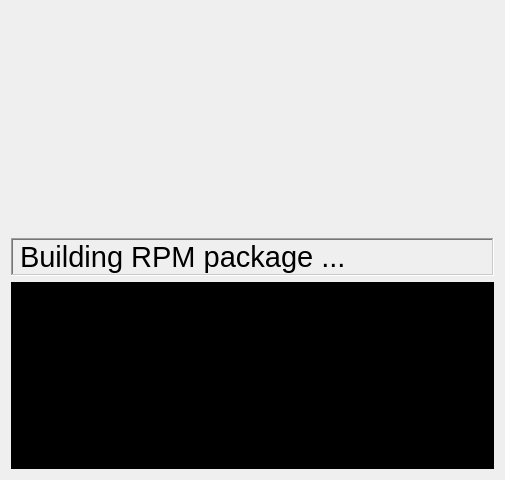
<?xml version="1.0" encoding="UTF-8"?>
<ui version="4.0">
 <class>Dialog</class>
 <widget class="QDialog" name="Dialog">
  <property name="geometry">
   <rect>
    <x>0</x>
    <y>0</y>
    <width>505</width>
    <height>480</height>
   </rect>
  </property>
  <property name="minimumSize">
   <size>
    <width>505</width>
    <height>480</height>
   </size>
  </property>
  <property name="maximumSize">
   <size>
    <width>505</width>
    <height>600</height>
   </size>
  </property>
  <property name="windowTitle">
   <string>Dialog</string>
  </property>
  <layout class="QGridLayout" name="gridLayout">
   <item row="1" column="0" colspan="2">
    <widget class="QLabel" name="label_2">
     <property name="font">
      <font>
       <pointsize>22</pointsize>
      </font>
     </property>
     <property name="frameShape">
      <enum>QFrame::WinPanel</enum>
     </property>
     <property name="frameShadow">
      <enum>QFrame::Sunken</enum>
     </property>
     <property name="text">
      <string>Building RPM package ...</string>
     </property>
    </widget>
   </item>
   <item row="0" column="0" colspan="2">
    <widget class="QLabel" name="label">
     <property name="minimumSize">
      <size>
       <width>463</width>
       <height>221</height>
      </size>
     </property>
     <property name="maximumSize">
      <size>
       <width>551</width>
       <height>221</height>
      </size>
     </property>
     <property name="text">
      <string/>
     </property>
    </widget>
   </item>
   <item row="3" column="0" colspan="2">
    <widget class="QTextBrowser" name="textBrowser">
     <property name="styleSheet">
      <string notr="true">QTreeView, QListView, QTextBrowser, AtLineEdit, AtLineEdit::hover {
    background-color: black;
    color: white;
}</string>
     </property>
     <property name="frameShape">
      <enum>QFrame::NoFrame</enum>
     </property>
     <property name="frameShadow">
      <enum>QFrame::Plain</enum>
     </property>
     <property name="html">
      <string>&lt;!DOCTYPE HTML PUBLIC &quot;-//W3C//DTD HTML 4.0//EN&quot; &quot;http://www.w3.org/TR/REC-html40/strict.dtd&quot;&gt;
&lt;html&gt;&lt;head&gt;&lt;meta name=&quot;qrichtext&quot; content=&quot;1&quot; /&gt;&lt;style type=&quot;text/css&quot;&gt;
p, li { white-space: pre-wrap; }
&lt;/style&gt;&lt;/head&gt;&lt;body style=&quot; font-family:'Cantarell'; font-size:11pt; font-weight:400; font-style:normal;&quot;&gt;
&lt;p style=&quot;-qt-paragraph-type:empty; margin-top:0px; margin-bottom:0px; margin-left:0px; margin-right:0px; -qt-block-indent:0; text-indent:0px; font-family:'Cantarell';&quot;&gt;&lt;br /&gt;&lt;/p&gt;&lt;/body&gt;&lt;/html&gt;</string>
     </property>
    </widget>
   </item>
  </layout>
 </widget>
 <resources/>
 <connections/>
</ui>
